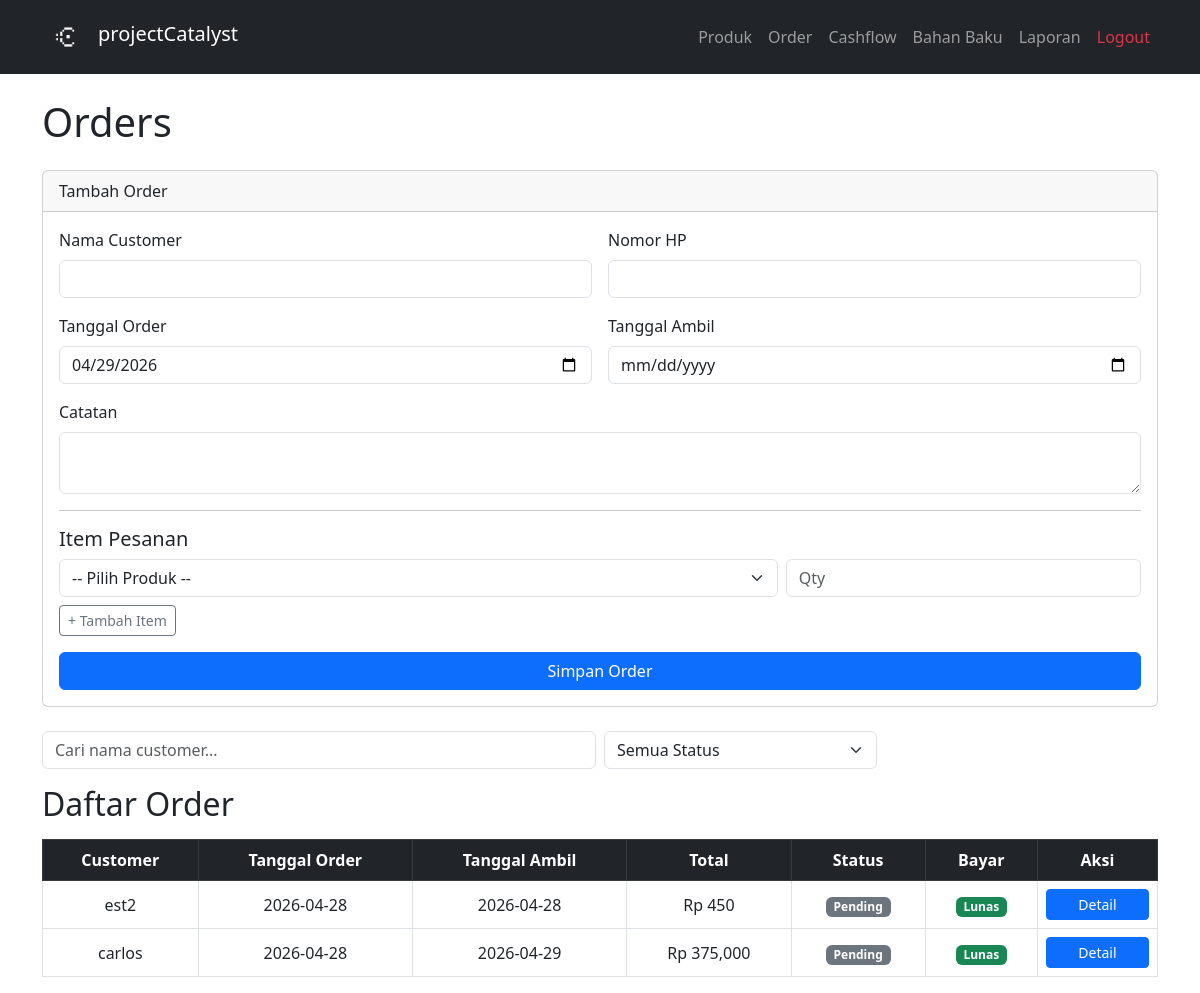
The page /orders (signed in) on the database as committed earlier.
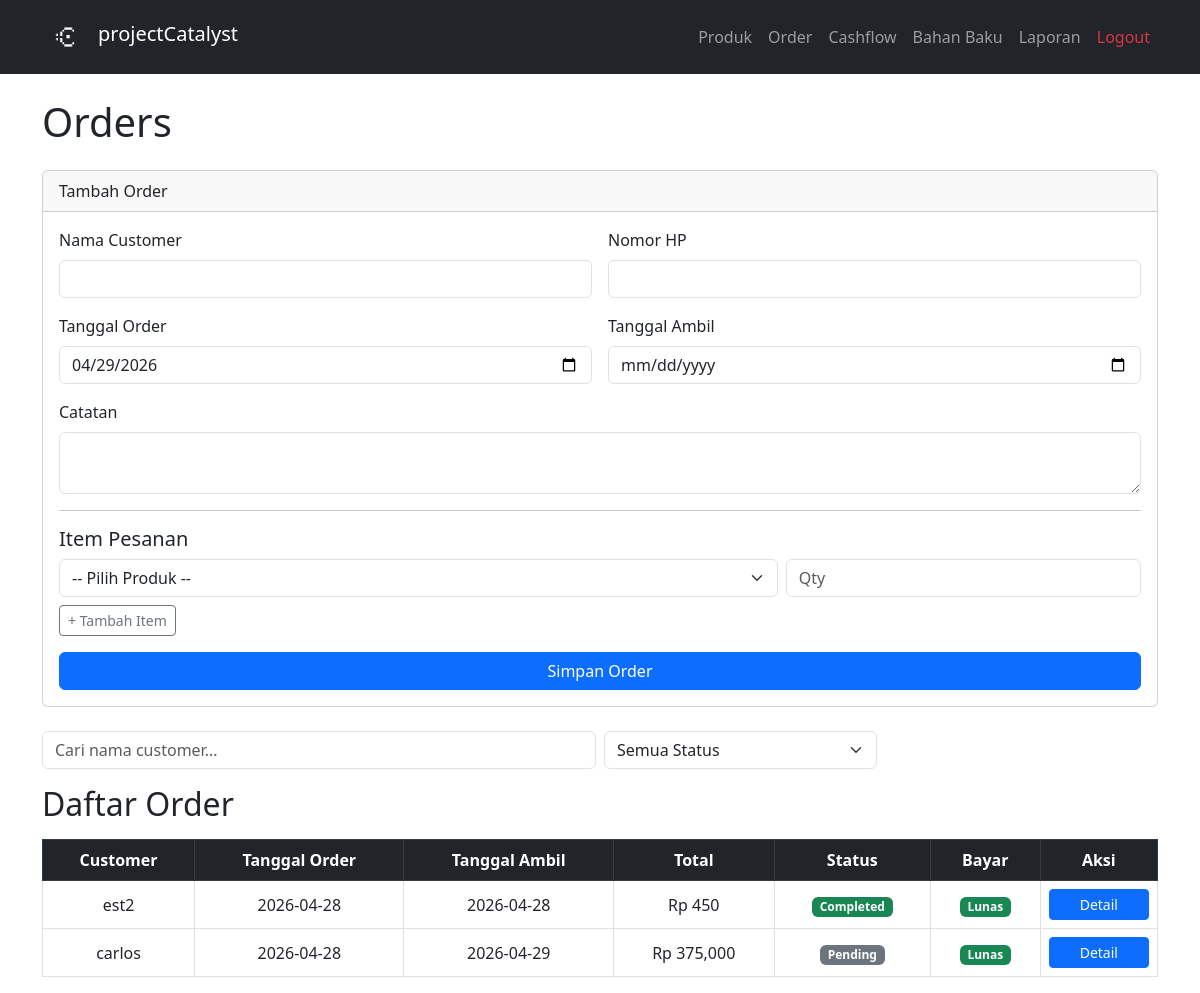
The same page on the database as committed later.
### tables this page shows
CREATE TABLE orders (
    id              INTEGER PRIMARY KEY AUTOINCREMENT,
    customer_name   TEXT NOT NULL,
    customer_phone  TEXT,
    order_date      TEXT NOT NULL,
    pickup_date     TEXT,
    status          TEXT DEFAULT 'pending',
    payment_method  TEXT NOT NULL,
    payment_status  TEXT DEFAULT 'unpaid',
    notes           TEXT,
    created_at      TEXT DEFAULT CURRENT_TIMESTAMP
);

### app.py (the view)
@app.route('/orders')
@login_required
def orders():
    all_orders = get_all_orders()
    all_products = get_all_products()
    return render_template('orders.html', orders=all_orders, products=all_products)

### app.py (called while the page is built)
@login_manager.user_loader
def load_user(user_id):
    row = get_user_by_id(user_id)
    if row:
        return User(row['id'], row['username'], row['password_hash'])
    return None

### database/db.py (called while the page is built)
def get_connection():
    conn = sqlite3.connect(DB_PATH)
    conn.row_factory = sqlite3.Row
    conn.execute("PRAGMA foreign_keys = ON")
    return conn

def get_user_by_id(user_id):
    conn = get_connection()
    user = conn.execute('SELECT * FROM users WHERE id = ?', (user_id,)).fetchone()
    conn.close()
    return user

def get_all_products():
    conn = get_connection()
    products = conn.execute(
        "SELECT * FROM products WHERE is_active = 1 ORDER BY name"
    ).fetchall()
    conn.close()
    return products

def get_all_orders():
    conn = get_connection()
    orders = conn.execute("""
        SELECT o.*,
               COUNT(oi.id) as total_items,
               SUM(oi.quantity * oi.price) as total_harga
        FROM orders o
        LEFT JOIN order_items oi ON o.id = oi.order_id
        GROUP BY o.id
        ORDER BY o.created_at DESC
    """).fetchall()
    conn.close()
    return orders

### templates/orders.html (shortened to what this page needs)
{% extends 'base.html' %}
{% block content %}
<h1 class="mb-4">Orders</h1>
<div class="card mb-4">
    <div class="card-header">Tambah Order</div>
    <div class="card-body">
        <form action="/orders/add" method="POST">
            <div class="row g-3">
                <div class="col-12 col-md-6">
                    <label class="form-label">Nama Customer</label>
                    <input type="text" name="customer_name" class="form-control" required>
                </div>
                <div class="col-12 col-md-6">
                    <label class="form-label">Nomor HP</label>
                    <input type="text" name="customer_phone" class="form-control">
                </div>
                <div class="col-12 col-md-6">
                    <label class="form-label">Tanggal Order</label>
                    <input type="date" name="order_date" class="form-control" required id="order_date">
                </div>
                <div class="col-12 col-md-6">
                    <label class="form-label">Tanggal Ambil</label>
                    <input type="date" name="pickup_date" class="form-control">
                </div>
                <div class="col-12">
                    <label class="form-label">Catatan</label>
                    <textarea name="notes" class="form-control" rows="2"></textarea>
                </div>
            </div>
            <hr>
            <h5>Item Pesanan</h5>
            <div id="items-container">
                <div class="item-row row g-2 mb-2">
                    <div class="col-8">
                        <select name="product_id[]" class="form-select" required>
                            <option value="">-- Pilih Produk --</option>
                        </select>
                    </div>
                    <div class="col-4">
                        <input type="number" name="quantity[]" class="form-control" placeholder="Qty" min="1" required>
                    </div>
                </div>
            </div>
            <button type="button" class="btn btn-outline-secondary btn-sm mb-3" onclick="addItem()">+ Tambah Item</button>
            <br>
            <button type="submit" class="btn btn-primary w-100 w-md-auto">Simpan Order</button>
        </form>
    </div>
</div>
<div class="row g-2 mb-3">
    <div class="col-12 col-md-6">
        <input type="text" id="searchOrder" class="form-control"
               placeholder="Cari nama customer...">
    </div>
    <div class="col-12 col-md-3">
        <select id="filterStatus" class="form-select">
            <option value="">Semua Status</option>
        </select>
    </div>
</div>
<h2 class="mb-3">Daftar Order</h2>
{% if orders %}
<div class="table-responsive">
<table class="table table-bordered table-hover">
    <thead class="table-dark">
        <tr>
            <th>Customer</th>
            <th>Tanggal Order</th>
            <th>Tanggal Ambil</th>
            <th>Total</th>
            <th>Status</th>
            <th>Bayar</th>
            <th>Aksi</th>
        </tr>
    </thead>
    <tbody>
        {% for order in orders %}
        <tr>
            <td>{{ order['customer_name'] }}</td>
            <td>{{ order['order_date'] }}</td>
            <td>{{ order['pickup_date'] or '-' }}</td>
            <td>Rp {{ "{:,.0f}".format(order['total_harga'] or 0) }}</td>
            <td>
                {% if order['status'] == 'completed' %}
                <span class="badge bg-success">Completed</span>
                {% elif order['status'] == 'confirmed' %}
                <span class="badge bg-primary">Confirmed</span>
                {% elif order['status'] == 'ready' %}
                <span class="badge bg-info text-dark">Ready</span>
                {% elif order['status'] == 'cancelled' %}
                <span class="badge bg-danger">Cancelled</span>
                {% else %}
                <span class="badge bg-secondary">Pending</span>
                {% endif %}
            </td>
            <td>
                {% if order['payment_status'] == 'paid' %}
                <span class="badge bg-success">Lunas</span>
                {% elif order['payment_status'] == 'dp' %}
                <span class="badge bg-warning text-dark">DP</span>
                {% else %}
                <span class="badge bg-danger">Belum</span>
                {% endif %}
            </td>
            <td>
                <a href="/orders/{{ order['id'] }}" class="btn btn-primary btn-sm w-100">Detail</a>
            </td>
        </tr>
        {% endfor %}
    </tbody>
</table>
</div>
{% else %}
<p class="text-muted">Belum ada order.</p>
{% endif %}
{% endblock %}

### templates/base.html (shortened to what this page needs)
<!DOCTYPE html>
<html lang="id">
<head>
    <link href="https://cdnjs.cloudflare.com/ajax/libs/bootstrap/5.3.0/css/bootstrap.min.css" rel="stylesheet">
</head>
<body>
<nav class="navbar navbar-expand-lg navbar-dark bg-dark">
    <div class="container">
        <a class="navbar-brand d-flex align-items-center gap-2" href="/">
            <img src="/static/logo.png" height="48" width="48" style="vertical-align: middle">
            <span style="margin-bottom: 6px">projectCatalyst</span>
        </a>
        <div class="collapse navbar-collapse" id="navmenu">
            <ul class="navbar-nav ms-auto">
                <li class="nav-item"><a class="nav-link" href="/products">Produk</a></li>
                <li class="nav-item"><a class="nav-link" href="/orders">Order</a></li>
                <li class="nav-item"><a class="nav-link" href="/cashflow">Cashflow</a></li>
                <li class="nav-item"><a class="nav-link" href="/ingredients">Bahan Baku</a></li>
                <li class="nav-item"><a class="nav-link" href="/reports">Laporan</a></li>
                <li class="nav-item"><a class="nav-link text-danger" href="{{ url_for('logout') }}">Logout</a></li>
            </ul>
        </div>
    </div>
</nav>
<div class="container mt-4">
    {% block content %}{% endblock %}
</div>
</body>
</html>

### templates/base.html (style rules this page uses)
.btn { transition: all 0.2s ease; }
.card { transition: all 0.2s ease; cursor: pointer; }
.nav-link { transition: all 0.2s ease; position: relative; }
.nav-link::after { content: ''; position: absolute; bottom: 0; left: 0; width: 0; height: 2px; background: #fff; transition: width 0.9s ease; }
.table tbody tr:nth-child(even) { background-color: #eef2ff; }
.table td { text-align: center; vertical-align: middle; }
.table th { text-align: center; vertical-align: middle; }

Rows that differ between the two databases and show on the page:
changed orders "est2": status "Pending" → "Completed"
